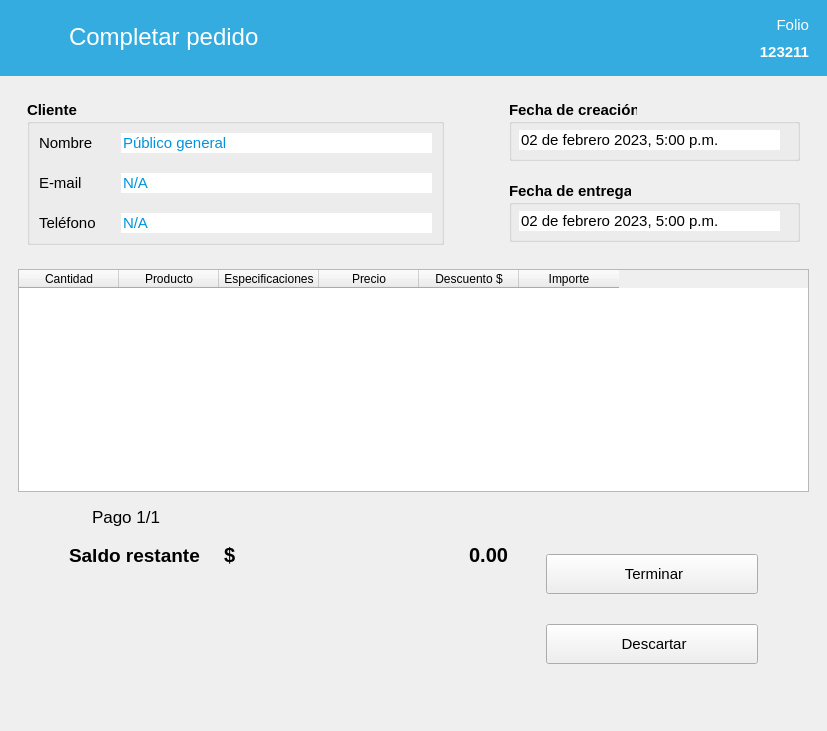
<?xml version="1.0" encoding="UTF-8"?>
<ui version="4.0">
 <class>TerminarVenta</class>
 <widget class="QWidget" name="TerminarVenta">
  <property name="geometry">
   <rect>
    <x>0</x>
    <y>0</y>
    <width>827</width>
    <height>731</height>
   </rect>
  </property>
  <property name="windowTitle">
   <string>Form</string>
  </property>
  <layout class="QVBoxLayout" name="verticalLayout">
   <property name="leftMargin">
    <number>0</number>
   </property>
   <property name="topMargin">
    <number>0</number>
   </property>
   <property name="rightMargin">
    <number>0</number>
   </property>
   <item>
    <widget class="QFrame" name="frame">
     <property name="font">
      <font>
       <family>Segoe UI</family>
      </font>
     </property>
     <property name="styleSheet">
      <string notr="true">QFrame { background-color: rgb(52, 172, 224); }</string>
     </property>
     <property name="frameShadow">
      <enum>QFrame::Raised</enum>
     </property>
     <layout class="QHBoxLayout" name="horizontalLayout">
      <property name="topMargin">
       <number>5</number>
      </property>
      <property name="bottomMargin">
       <number>5</number>
      </property>
      <item alignment="Qt::AlignLeft|Qt::AlignTop">
       <widget class="QFrame" name="frame_5">
        <property name="font">
         <font>
          <family>Segoe UI</family>
         </font>
        </property>
        <property name="frameShadow">
         <enum>QFrame::Raised</enum>
        </property>
        <layout class="QHBoxLayout" name="horizontalLayout_2">
         <item>
          <widget class="QLabel" name="label">
           <property name="minimumSize">
            <size>
             <width>45</width>
             <height>45</height>
            </size>
           </property>
           <property name="font">
            <font>
             <family>Segoe UI</family>
             <pointsize>18</pointsize>
            </font>
           </property>
           <property name="styleSheet">
            <string notr="true">image: url(:/img/resources/images/shopping-cart.png);</string>
           </property>
           <property name="text">
            <string/>
           </property>
          </widget>
         </item>
         <item>
          <widget class="QLabel" name="label_17">
           <property name="minimumSize">
            <size>
             <width>211</width>
             <height>41</height>
            </size>
           </property>
           <property name="font">
            <font>
             <family>Segoe UI</family>
             <pointsize>18</pointsize>
            </font>
           </property>
           <property name="styleSheet">
            <string notr="true">color: rgb(255, 255, 255);</string>
           </property>
           <property name="text">
            <string>Completar pedido</string>
           </property>
          </widget>
         </item>
        </layout>
       </widget>
      </item>
      <item alignment="Qt::AlignRight|Qt::AlignTop">
       <widget class="QFrame" name="frame_6">
        <property name="font">
         <font>
          <family>Segoe UI</family>
         </font>
        </property>
        <property name="frameShadow">
         <enum>QFrame::Raised</enum>
        </property>
        <layout class="QVBoxLayout" name="verticalLayout_2">
         <item>
          <widget class="QLabel" name="label_5">
           <property name="minimumSize">
            <size>
             <width>41</width>
             <height>21</height>
            </size>
           </property>
           <property name="font">
            <font>
             <family>Segoe UI</family>
             <pointsize>11</pointsize>
            </font>
           </property>
           <property name="styleSheet">
            <string notr="true">color: rgb(255, 255, 255);</string>
           </property>
           <property name="text">
            <string>Folio</string>
           </property>
           <property name="alignment">
            <set>Qt::AlignRight|Qt::AlignTrailing|Qt::AlignVCenter</set>
           </property>
          </widget>
         </item>
         <item>
          <widget class="QLabel" name="lbFolio">
           <property name="minimumSize">
            <size>
             <width>61</width>
             <height>21</height>
            </size>
           </property>
           <property name="font">
            <font>
             <family>Segoe UI</family>
             <pointsize>11</pointsize>
             <bold>true</bold>
            </font>
           </property>
           <property name="styleSheet">
            <string notr="true">color: rgb(255, 255, 255);</string>
           </property>
           <property name="text">
            <string>123211</string>
           </property>
           <property name="alignment">
            <set>Qt::AlignRight|Qt::AlignTrailing|Qt::AlignVCenter</set>
           </property>
          </widget>
         </item>
        </layout>
       </widget>
      </item>
     </layout>
    </widget>
   </item>
   <item>
    <widget class="QFrame" name="frame_2">
     <property name="font">
      <font>
       <family>Segoe UI</family>
      </font>
     </property>
     <property name="frameShadow">
      <enum>QFrame::Raised</enum>
     </property>
     <layout class="QHBoxLayout" name="horizontalLayout_3">
      <property name="leftMargin">
       <number>18</number>
      </property>
      <property name="rightMargin">
       <number>18</number>
      </property>
      <item alignment="Qt::AlignTop">
       <widget class="QFrame" name="frame_7">
        <property name="font">
         <font>
          <family>Segoe UI</family>
         </font>
        </property>
        <property name="frameShadow">
         <enum>QFrame::Raised</enum>
        </property>
        <layout class="QHBoxLayout" name="horizontalLayout_5">
         <property name="rightMargin">
          <number>50</number>
         </property>
         <item>
          <widget class="QGroupBox" name="groupBox">
           <property name="minimumSize">
            <size>
             <width>361</width>
             <height>131</height>
            </size>
           </property>
           <property name="font">
            <font>
             <family>Segoe UI</family>
             <pointsize>11</pointsize>
             <bold>true</bold>
            </font>
           </property>
           <property name="title">
            <string>Cliente</string>
           </property>
           <property name="flat">
            <bool>true</bool>
           </property>
           <layout class="QGridLayout" name="gridLayout">
            <property name="horizontalSpacing">
             <number>25</number>
            </property>
            <property name="verticalSpacing">
             <number>20</number>
            </property>
            <item row="0" column="0">
             <widget class="QLabel" name="label_6">
              <property name="font">
               <font>
                <family>Segoe UI</family>
                <pointsize>11</pointsize>
                <bold>false</bold>
               </font>
              </property>
              <property name="text">
               <string>Nombre</string>
              </property>
             </widget>
            </item>
            <item row="0" column="1">
             <widget class="QLineEdit" name="txtCliente">
              <property name="font">
               <font>
                <family>Segoe UI</family>
                <pointsize>11</pointsize>
                <italic>false</italic>
                <bold>false</bold>
               </font>
              </property>
              <property name="styleSheet">
               <string notr="true">color: rgb(0, 147, 220);</string>
              </property>
              <property name="text">
               <string>Público general</string>
              </property>
              <property name="frame">
               <bool>false</bool>
              </property>
              <property name="readOnly">
               <bool>true</bool>
              </property>
              <property name="clearButtonEnabled">
               <bool>false</bool>
              </property>
             </widget>
            </item>
            <item row="1" column="0">
             <widget class="QLabel" name="label_7">
              <property name="font">
               <font>
                <family>Segoe UI</family>
                <pointsize>11</pointsize>
                <bold>false</bold>
               </font>
              </property>
              <property name="text">
               <string>E-mail</string>
              </property>
             </widget>
            </item>
            <item row="1" column="1">
             <widget class="QLineEdit" name="txtCorreo">
              <property name="font">
               <font>
                <family>Segoe UI</family>
                <pointsize>11</pointsize>
                <bold>false</bold>
               </font>
              </property>
              <property name="styleSheet">
               <string notr="true">color: rgb(0, 147, 220);</string>
              </property>
              <property name="text">
               <string>N/A</string>
              </property>
              <property name="frame">
               <bool>false</bool>
              </property>
              <property name="readOnly">
               <bool>true</bool>
              </property>
              <property name="clearButtonEnabled">
               <bool>false</bool>
              </property>
             </widget>
            </item>
            <item row="2" column="0">
             <widget class="QLabel" name="label_8">
              <property name="font">
               <font>
                <family>Segoe UI</family>
                <pointsize>11</pointsize>
                <bold>false</bold>
               </font>
              </property>
              <property name="text">
               <string>Teléfono</string>
              </property>
             </widget>
            </item>
            <item row="2" column="1">
             <widget class="QLineEdit" name="txtTelefono">
              <property name="font">
               <font>
                <family>Segoe UI</family>
                <pointsize>11</pointsize>
                <bold>false</bold>
               </font>
              </property>
              <property name="styleSheet">
               <string notr="true">color: rgb(0, 147, 220);</string>
              </property>
              <property name="text">
               <string>N/A</string>
              </property>
              <property name="frame">
               <bool>false</bool>
              </property>
              <property name="readOnly">
               <bool>true</bool>
              </property>
              <property name="clearButtonEnabled">
               <bool>false</bool>
              </property>
             </widget>
            </item>
           </layout>
          </widget>
         </item>
        </layout>
       </widget>
      </item>
      <item alignment="Qt::AlignRight|Qt::AlignTop">
       <widget class="QFrame" name="frame_8">
        <property name="font">
         <font>
          <family>Segoe UI</family>
         </font>
        </property>
        <property name="frameShadow">
         <enum>QFrame::Raised</enum>
        </property>
        <layout class="QVBoxLayout" name="verticalLayout_4">
         <property name="spacing">
          <number>20</number>
         </property>
         <item>
          <widget class="QGroupBox" name="groupBox_2">
           <property name="minimumSize">
            <size>
             <width>291</width>
             <height>61</height>
            </size>
           </property>
           <property name="font">
            <font>
             <family>Segoe UI</family>
             <pointsize>11</pointsize>
             <bold>true</bold>
            </font>
           </property>
           <property name="title">
            <string>Fecha de creación</string>
           </property>
           <property name="flat">
            <bool>true</bool>
           </property>
           <widget class="QLineEdit" name="txtCreacion">
            <property name="geometry">
             <rect>
              <x>10</x>
              <y>30</y>
              <width>261</width>
              <height>20</height>
             </rect>
            </property>
            <property name="font">
             <font>
              <family>Segoe UI</family>
              <pointsize>11</pointsize>
              <bold>false</bold>
             </font>
            </property>
            <property name="styleSheet">
             <string notr="true"/>
            </property>
            <property name="text">
             <string>02 de febrero 2023, 5:00 p.m.</string>
            </property>
            <property name="frame">
             <bool>false</bool>
            </property>
            <property name="readOnly">
             <bool>true</bool>
            </property>
            <property name="clearButtonEnabled">
             <bool>false</bool>
            </property>
           </widget>
          </widget>
         </item>
         <item>
          <widget class="QGroupBox" name="boxFechaEntrega">
           <property name="minimumSize">
            <size>
             <width>291</width>
             <height>61</height>
            </size>
           </property>
           <property name="font">
            <font>
             <family>Segoe UI</family>
             <pointsize>11</pointsize>
             <bold>true</bold>
            </font>
           </property>
           <property name="title">
            <string>Fecha de entrega</string>
           </property>
           <property name="flat">
            <bool>true</bool>
           </property>
           <widget class="QLineEdit" name="txtEntrega">
            <property name="geometry">
             <rect>
              <x>10</x>
              <y>30</y>
              <width>261</width>
              <height>20</height>
             </rect>
            </property>
            <property name="font">
             <font>
              <family>Segoe UI</family>
              <pointsize>11</pointsize>
              <bold>false</bold>
             </font>
            </property>
            <property name="styleSheet">
             <string notr="true"/>
            </property>
            <property name="text">
             <string>02 de febrero 2023, 5:00 p.m.</string>
            </property>
            <property name="frame">
             <bool>false</bool>
            </property>
            <property name="readOnly">
             <bool>true</bool>
            </property>
            <property name="clearButtonEnabled">
             <bool>false</bool>
            </property>
           </widget>
          </widget>
         </item>
        </layout>
       </widget>
      </item>
     </layout>
    </widget>
   </item>
   <item>
    <widget class="QFrame" name="frame_3">
     <property name="sizePolicy">
      <sizepolicy hsizetype="Expanding" vsizetype="Expanding">
       <horstretch>0</horstretch>
       <verstretch>0</verstretch>
      </sizepolicy>
     </property>
     <property name="minimumSize">
      <size>
       <width>0</width>
       <height>210</height>
      </size>
     </property>
     <property name="font">
      <font>
       <family>Segoe UI</family>
      </font>
     </property>
     <property name="frameShadow">
      <enum>QFrame::Raised</enum>
     </property>
     <layout class="QHBoxLayout" name="horizontalLayout_8">
      <property name="leftMargin">
       <number>18</number>
      </property>
      <property name="topMargin">
       <number>0</number>
      </property>
      <property name="rightMargin">
       <number>18</number>
      </property>
      <property name="bottomMargin">
       <number>0</number>
      </property>
      <item>
       <widget class="TablaDatos" name="tabla_productos">
        <property name="minimumSize">
         <size>
          <width>791</width>
          <height>210</height>
         </size>
        </property>
        <attribute name="horizontalHeaderMinimumSectionSize">
         <number>80</number>
        </attribute>
        <column>
         <property name="text">
          <string>Cantidad</string>
         </property>
        </column>
        <column>
         <property name="text">
          <string>Producto</string>
         </property>
        </column>
        <column>
         <property name="text">
          <string>Especificaciones</string>
         </property>
        </column>
        <column>
         <property name="text">
          <string>Precio</string>
         </property>
        </column>
        <column>
         <property name="text">
          <string>Descuento $</string>
         </property>
        </column>
        <column>
         <property name="text">
          <string>Importe</string>
         </property>
        </column>
       </widget>
      </item>
     </layout>
    </widget>
   </item>
   <item>
    <widget class="QFrame" name="frame_4">
     <property name="font">
      <font>
       <family>Segoe UI</family>
      </font>
     </property>
     <property name="frameShadow">
      <enum>QFrame::Raised</enum>
     </property>
     <layout class="QGridLayout" name="gridLayout_2">
      <property name="rightMargin">
       <number>60</number>
      </property>
      <property name="horizontalSpacing">
       <number>20</number>
      </property>
      <item row="0" column="0" alignment="Qt::AlignLeft">
       <widget class="QFrame" name="frame_12">
        <layout class="QHBoxLayout" name="horizontalLayout_4">
         <property name="spacing">
          <number>2</number>
         </property>
         <property name="topMargin">
          <number>0</number>
         </property>
         <property name="bottomMargin">
          <number>4</number>
         </property>
         <item>
          <widget class="QPushButton" name="btQuitar">
           <property name="cursor">
            <cursorShape>PointingHandCursor</cursorShape>
           </property>
           <property name="toolTip">
            <string>Quitar este pago de la venta</string>
           </property>
           <property name="styleSheet">
            <string notr="true">QPushButton {
        background-color: transparent;
        border: none;
        padding: 0px;
    }
    QPushButton:hover {
        background-color: rgba(255, 255, 255, 0);
    }
    QPushButton:pressed {
        background-color: rgba(255, 255, 255, 0);
    }</string>
           </property>
           <property name="text">
            <string notr="true"/>
           </property>
           <property name="icon">
            <iconset resource="../resources.qrc">
             <normaloff>:/img/resources/images/minus2.png</normaloff>:/img/resources/images/minus2.png</iconset>
           </property>
           <property name="iconSize">
            <size>
             <width>20</width>
             <height>20</height>
            </size>
           </property>
           <property name="flat">
            <bool>true</bool>
           </property>
          </widget>
         </item>
         <item>
          <spacer name="horizontalSpacer">
           <property name="orientation">
            <enum>Qt::Horizontal</enum>
           </property>
           <property name="sizeType">
            <enum>QSizePolicy::Fixed</enum>
           </property>
           <property name="sizeHint" stdset="0">
            <size>
             <width>6</width>
             <height>0</height>
            </size>
           </property>
          </spacer>
         </item>
         <item>
          <widget class="QPushButton" name="btAnterior">
           <property name="cursor">
            <cursorShape>PointingHandCursor</cursorShape>
           </property>
           <property name="styleSheet">
            <string notr="true">QPushButton {
        background-color: transparent;
        border: none;
        padding: 0px;
    }
    QPushButton:hover {
        background-color: rgba(255, 255, 255, 0);
    }
    QPushButton:pressed {
        background-color: rgba(255, 255, 255, 0);
    }</string>
           </property>
           <property name="text">
            <string notr="true"/>
           </property>
           <property name="icon">
            <iconset resource="../resources.qrc">
             <normaloff>:/img/resources/images/back.png</normaloff>:/img/resources/images/back.png</iconset>
           </property>
           <property name="iconSize">
            <size>
             <width>20</width>
             <height>20</height>
            </size>
           </property>
           <property name="flat">
            <bool>true</bool>
           </property>
          </widget>
         </item>
         <item>
          <widget class="QLabel" name="lbContador">
           <property name="font">
            <font>
             <family>Segoe UI</family>
             <pointsize>13</pointsize>
            </font>
           </property>
           <property name="text">
            <string>Pago 1/1</string>
           </property>
          </widget>
         </item>
         <item>
          <widget class="QPushButton" name="btSiguiente">
           <property name="cursor">
            <cursorShape>PointingHandCursor</cursorShape>
           </property>
           <property name="styleSheet">
            <string notr="true">QPushButton {
        background-color: transparent;
        border: none;
        padding: 0px;
    }
    QPushButton:hover {
        background-color: rgba(255, 255, 255, 0);
    }
    QPushButton:pressed {
        background-color: rgba(255, 255, 255, 0);
    }</string>
           </property>
           <property name="text">
            <string notr="true"/>
           </property>
           <property name="icon">
            <iconset resource="../resources.qrc">
             <normaloff>:/img/resources/images/next.png</normaloff>:/img/resources/images/next.png</iconset>
           </property>
           <property name="iconSize">
            <size>
             <width>20</width>
             <height>20</height>
            </size>
           </property>
           <property name="flat">
            <bool>true</bool>
           </property>
          </widget>
         </item>
         <item>
          <spacer name="horizontalSpacer_2">
           <property name="orientation">
            <enum>Qt::Horizontal</enum>
           </property>
           <property name="sizeType">
            <enum>QSizePolicy::Fixed</enum>
           </property>
           <property name="sizeHint" stdset="0">
            <size>
             <width>6</width>
             <height>0</height>
            </size>
           </property>
          </spacer>
         </item>
         <item>
          <widget class="QPushButton" name="btAgregar">
           <property name="cursor">
            <cursorShape>PointingHandCursor</cursorShape>
           </property>
           <property name="toolTip">
            <string>Agregar pago a la venta</string>
           </property>
           <property name="styleSheet">
            <string notr="true">QPushButton {
        background-color: transparent;
        border: none;
        padding: 0px;
    }
    QPushButton:hover {
        background-color: rgba(255, 255, 255, 0);
    }
    QPushButton:pressed {
        background-color: rgba(255, 255, 255, 0);
    }</string>
           </property>
           <property name="text">
            <string notr="true"/>
           </property>
           <property name="icon">
            <iconset resource="../resources.qrc">
             <normaloff>:/img/resources/images/plus2.png</normaloff>:/img/resources/images/plus2.png</iconset>
           </property>
           <property name="iconSize">
            <size>
             <width>20</width>
             <height>20</height>
            </size>
           </property>
           <property name="flat">
            <bool>true</bool>
           </property>
          </widget>
         </item>
        </layout>
       </widget>
      </item>
      <item row="1" column="0">
       <widget class="QFrame" name="frame_10">
        <layout class="QGridLayout" name="gridLayout_3">
         <property name="leftMargin">
          <number>60</number>
         </property>
         <property name="topMargin">
          <number>4</number>
         </property>
         <property name="verticalSpacing">
          <number>0</number>
         </property>
         <item row="0" column="0">
          <widget class="QLabel" name="label_20">
           <property name="minimumSize">
            <size>
             <width>149</width>
             <height>0</height>
            </size>
           </property>
           <property name="font">
            <font>
             <family>Segoe UI</family>
             <pointsize>14</pointsize>
             <bold>true</bold>
            </font>
           </property>
           <property name="text">
            <string>Saldo restante</string>
           </property>
          </widget>
         </item>
         <item row="0" column="1">
          <widget class="QLabel" name="label_24">
           <property name="minimumSize">
            <size>
             <width>0</width>
             <height>28</height>
            </size>
           </property>
           <property name="font">
            <font>
             <family>Segoe UI</family>
             <pointsize>15</pointsize>
             <bold>true</bold>
            </font>
           </property>
           <property name="text">
            <string>$</string>
           </property>
          </widget>
         </item>
         <item row="0" column="2">
          <widget class="QLabel" name="lbSaldo">
           <property name="minimumSize">
            <size>
             <width>180</width>
             <height>28</height>
            </size>
           </property>
           <property name="font">
            <font>
             <family>Segoe UI</family>
             <pointsize>15</pointsize>
             <bold>true</bold>
            </font>
           </property>
           <property name="text">
            <string>0.00</string>
           </property>
           <property name="alignment">
            <set>Qt::AlignRight|Qt::AlignTrailing|Qt::AlignVCenter</set>
           </property>
          </widget>
         </item>
        </layout>
       </widget>
      </item>
      <item row="2" column="0">
       <widget class="StackPagos" name="stackedWidget"/>
      </item>
      <item row="0" column="1" rowspan="3" alignment="Qt::AlignVCenter">
       <widget class="QFrame" name="frame_16">
        <property name="minimumSize">
         <size>
          <width>230</width>
          <height>0</height>
         </size>
        </property>
        <property name="frameShadow">
         <enum>QFrame::Raised</enum>
        </property>
        <layout class="QVBoxLayout" name="verticalLayout_8">
         <property name="spacing">
          <number>30</number>
         </property>
         <item>
          <widget class="QPushButton" name="btListo">
           <property name="minimumSize">
            <size>
             <width>130</width>
             <height>40</height>
            </size>
           </property>
           <property name="font">
            <font>
             <family>Segoe UI</family>
             <pointsize>11</pointsize>
            </font>
           </property>
           <property name="text">
            <string> Terminar</string>
           </property>
           <property name="icon">
            <iconset resource="../resources.qrc">
             <normaloff>:/img/resources/images/accept.png</normaloff>:/img/resources/images/accept.png</iconset>
           </property>
           <property name="iconSize">
            <size>
             <width>25</width>
             <height>25</height>
            </size>
           </property>
          </widget>
         </item>
         <item>
          <widget class="QPushButton" name="btCancelar">
           <property name="minimumSize">
            <size>
             <width>130</width>
             <height>40</height>
            </size>
           </property>
           <property name="font">
            <font>
             <family>Segoe UI</family>
             <pointsize>11</pointsize>
            </font>
           </property>
           <property name="text">
            <string> Descartar</string>
           </property>
           <property name="icon">
            <iconset resource="../resources.qrc">
             <normaloff>:/img/resources/images/cancel.png</normaloff>:/img/resources/images/cancel.png</iconset>
           </property>
           <property name="iconSize">
            <size>
             <width>25</width>
             <height>25</height>
            </size>
           </property>
          </widget>
         </item>
        </layout>
       </widget>
      </item>
     </layout>
    </widget>
   </item>
  </layout>
 </widget>
 <customwidgets>
  <customwidget>
   <class>TablaDatos</class>
   <extends>QTableWidget</extends>
   <header>utils.mywidgets.h</header>
  </customwidget>
  <customwidget>
   <class>StackPagos</class>
   <extends>QStackedWidget</extends>
   <header>utils.mywidgets.h</header>
   <container>1</container>
  </customwidget>
 </customwidgets>
 <resources>
  <include location="../resources.qrc"/>
 </resources>
 <connections/>
</ui>
